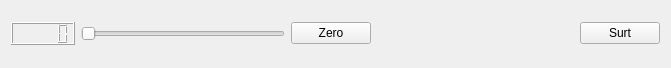
<?xml version="1.0" encoding="UTF-8"?>
<ui version="4.0">
 <class>MyForm</class>
 <widget class="QWidget" name="MyForm">
  <property name="geometry">
   <rect>
    <x>0</x>
    <y>0</y>
    <width>671</width>
    <height>68</height>
   </rect>
  </property>
  <property name="windowTitle">
   <string>Form</string>
  </property>
  <layout class="QGridLayout" name="gridLayout">
   <item row="0" column="0">
    <layout class="QHBoxLayout" name="horizontalLayout">
     <item>
      <widget class="MyQLCDNumber" name="lcdNumber"/>
     </item>
     <item>
      <widget class="QSlider" name="horizontalSlider">
       <property name="orientation">
        <enum>Qt::Horizontal</enum>
       </property>
      </widget>
     </item>
     <item>
      <widget class="QPushButton" name="pushButton">
       <property name="text">
        <string>Zero</string>
       </property>
      </widget>
     </item>
     <item>
      <spacer name="horizontalSpacer">
       <property name="orientation">
        <enum>Qt::Horizontal</enum>
       </property>
       <property name="sizeHint" stdset="0">
        <size>
         <width>40</width>
         <height>20</height>
        </size>
       </property>
      </spacer>
     </item>
     <item>
      <widget class="QPushButton" name="pushButton_2">
       <property name="text">
        <string>Surt</string>
       </property>
      </widget>
     </item>
    </layout>
   </item>
  </layout>
 </widget>
 <customwidgets>
  <customwidget>
   <class>MyQLCDNumber</class>
   <extends>QLCDNumber</extends>
   <header>MyQLCDNumber.h</header>
   <slots>
    <slot>setZero()</slot>
   </slots>
  </customwidget>
 </customwidgets>
 <resources/>
 <connections>
  <connection>
   <sender>horizontalSlider</sender>
   <signal>valueChanged(int)</signal>
   <receiver>lcdNumber</receiver>
   <slot>display(int)</slot>
   <hints>
    <hint type="sourcelabel">
     <x>145</x>
     <y>29</y>
    </hint>
    <hint type="destinationlabel">
     <x>67</x>
     <y>53</y>
    </hint>
   </hints>
  </connection>
  <connection>
   <sender>pushButton_2</sender>
   <signal>released()</signal>
   <receiver>MyForm</receiver>
   <slot>close()</slot>
   <hints>
    <hint type="sourcelabel">
     <x>588</x>
     <y>38</y>
    </hint>
    <hint type="destinationlabel">
     <x>500</x>
     <y>32</y>
    </hint>
   </hints>
  </connection>
  <connection>
   <sender>pushButton</sender>
   <signal>released()</signal>
   <receiver>lcdNumber</receiver>
   <slot>setZero()</slot>
   <hints>
    <hint type="sourcelabel">
     <x>302</x>
     <y>30</y>
    </hint>
    <hint type="destinationlabel">
     <x>58</x>
     <y>47</y>
    </hint>
   </hints>
  </connection>
 </connections>
</ui>
